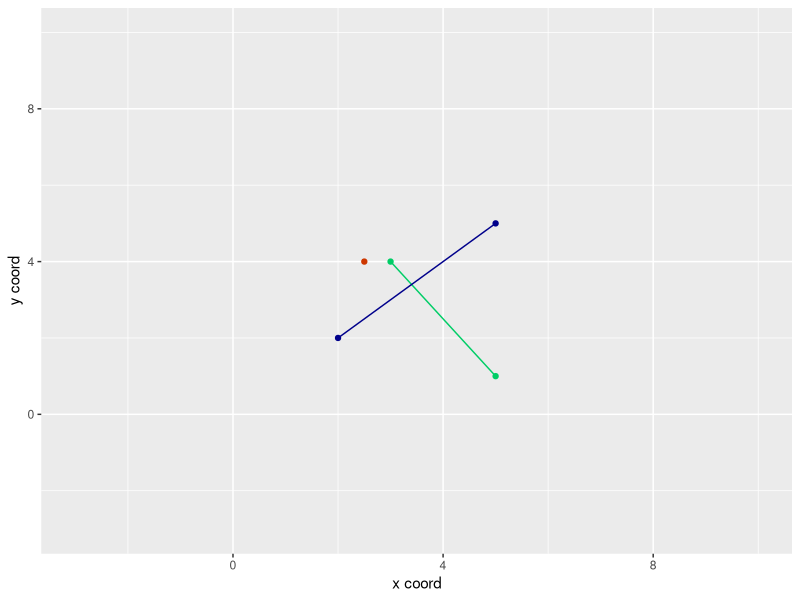
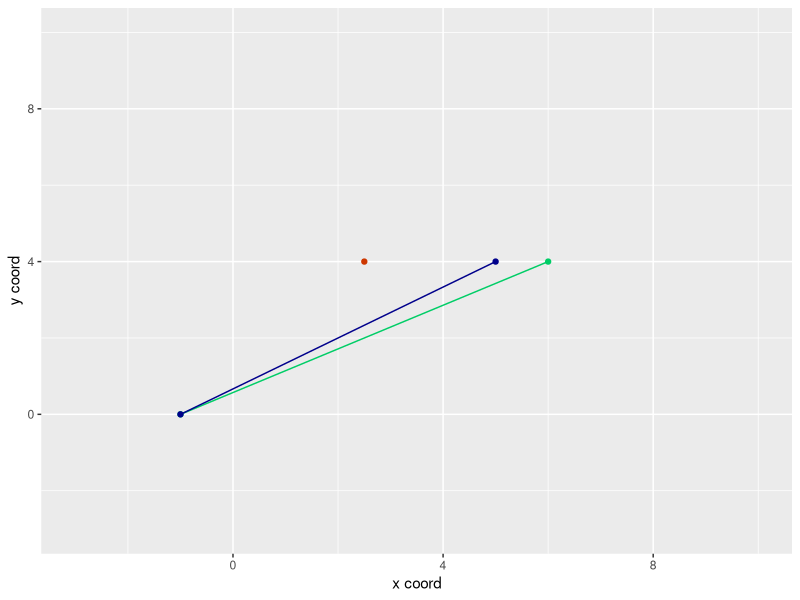
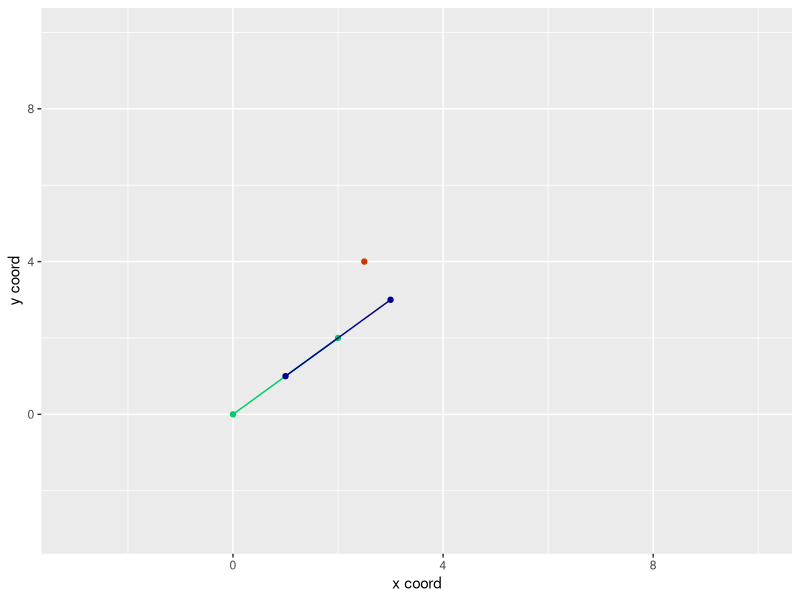
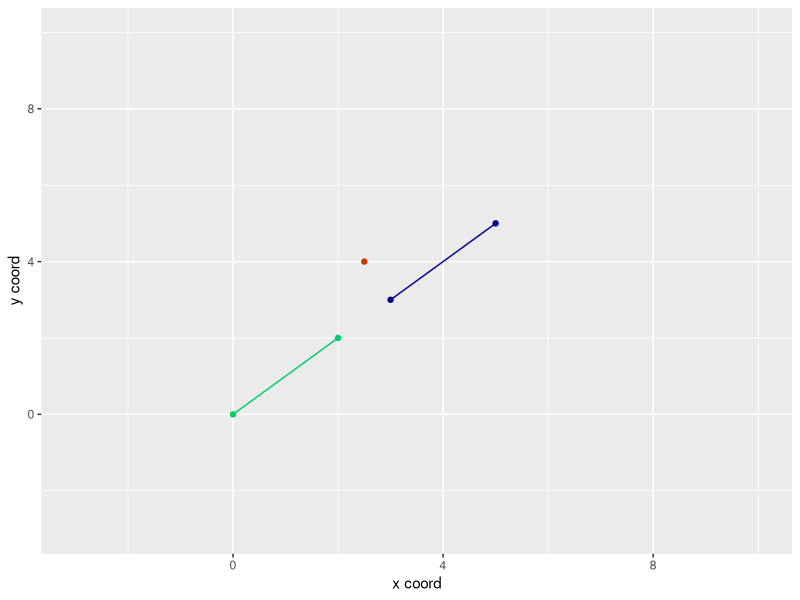
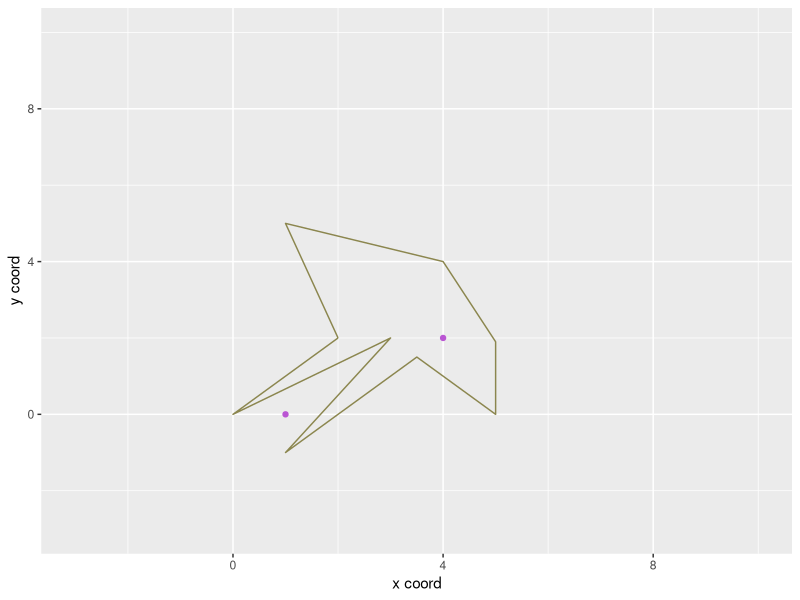

Recreate these plots in R, in order.
setwd("~/wrk/algo/point-in-polygon/")
rm(list = ls())
library(ggplot2)
library(purrr)

# 2d vector cross product function
cross = function(a, b) {
  ## positive = b turns left if placed from head of a
  ## zero     = b does not turn, its same angle as a
  ## negative = b turns right if placed from head of a
  a[[1]] * b[[2]] - a[[2]] * b[[1]]
}

# determine if a point is on left of a line
is_on_left = function(p, s1, s2) {
  if (cross(p - s1, p - s2) > 0)
    return(TRUE)
  return(FALSE)
}

# determine if a point is on right of a line
is_on_right = function(p, s1, s2) {
  if (cross(p - s1, p - s2) < 0)
    return(TRUE)
  return(FALSE)
}

two.segment.intersect = function(a, b, c, d) {
  ## line segment intersection test
  # The two segments are a-b and c-d
  # Case 1: two segments lie on same line and intersect infinitely many points
  # Case 2: segments have a common vertex that is the only intersection points
  # Case 3: there is one intersection point that is not a vertex of
  #         any line segment
  stopifnot(
    length(a) == length(b) && length(b) == length(c)
    && length(c) == length(d) && length(a) == 2
  )
  case1 = FALSE
  case2 = FALSE
  case3 = FALSE
  EPSILON = 1e-9
  # Case 1 - both line segments fall on same line and overlap
  # do vec cross product
  # sort points by x and y
  # check if other segment's point occurs before second point
  # of first segment
  if (abs(cross(b - a, d - c)) < EPSILON) {
    # sort pts
    pts = rbind(a, b, c, d)
    pts = data.frame(pts)
    colnames(pts) = c("x", "y")
    pts = pts[order(pts$y, decreasing = TRUE), ]
    pts = pts[order(pts$x, decreasing = TRUE), ]
    # check if either first two points or last two points
    # equal the points of one of the line segments
    # @NOTE: this == should be fine since we are doing equality of
    # a float with itself, not a float with a different float
    seg1 = rbind(a, b)
    check1 = sum(seg1 == pts[3:4,]) == 4 ||
      sum(seg1 == pts[1:2,]) == 4
    # check if either first two points or last two points
    # equal the points of one of the line segments *in reversed order*
    seg1 = rbind(b, a)
    check2 = sum(seg1 == pts[3:4,]) == 4 ||
      sum(seg1 == pts[1:2,]) == 4
    if (check1 || check2 == TRUE) {
      # print("case1 intersect not detected")
    } else {
      print("case1 (overlapping segments w/ same angle) intersect detected")
      case1 = TRUE
    }
  } else {
    # print("case1 intersect not detected")
  }
  # Case 2: line segments have a common vertex that is
  # the only intersection point
  # check if a == c, a == d, b == c, or b == d
  if (sum(a == c) == 2 ||
      sum(a == d) == 2 || sum(b == c) == 2 || sum(b == d) == 2) {
    print("case2 (shared vertex) intersect detected")
    case2 = TRUE
  } else {
    # print("case2 intersect not detected")
  }
  # Case 3: a--b and c--d intersect at exactly one
  # non-vertex point
  # a and b are on diff sides of line c--d. also points c and d are on
  # diff sides of a line through a--b.
  check1 = (is_on_left(a, c, d) && is_on_right(b, c, d)) ||
    (is_on_left(b, c, d) && is_on_right(a, c, d))
  check2 = (is_on_left(c, a, b) && is_on_right(d, a, b)) ||
    (is_on_left(d, a, b) && is_on_right(c, a, b))
  if (check1 && check2) {
    print("case3 non-vertex intersect at single point")
    case3 = TRUE
  } else {
    # print("case3 intersect not detected")
  }
  if (case1 || case2 || case3) {
    return(TRUE)
  }
  else {
    return(FALSE)
  }
}

#######################################
# Visualize functions
#######################################

# Draw 2 segments and a lone point for testing segment intersection
# and cross functions. Note that the segments are given in ggplot
# format as lists of xs and ys rather than paired as points.
# This could easily be refactored to pass in a data.frame or a list
# of points instead.
visualize.segments = function(xsegs1,
                              ysegs1,
                              xsegs2,
                              ysegs2,
                              xlonepoint,
                              ylonepoint) {
  df1 = cbind(xsegs1, ysegs1) %>% data.frame
  df2 = cbind(xsegs2, ysegs2) %>% data.frame
  df3 = c(xlonepoint, ylonepoint) %>% t %>% data.frame
  colnames(df3) = c("xlonepoint", "ylonepoint")
  ptcol = c("1" = "springgreen3", "2" = "blue4", "3" = "orangered3")
  ggplot() +
    xlim(c(-3, 10)) +
    ylim(c(-3, 10)) +
    layer(
      data = df1,
      mapping = aes(x = xsegs1, y = ysegs1, color = "1"),
      stat = "identity",
      position = "identity",
      geom = "path"
    ) + geom_point(aes(x = xsegs1, y = ysegs1, color = "1")) +
    geom_point(aes(x = xlonepoint, y = ylonepoint, color = "3")) +
    layer(
      data = df2,
      stat = "identity",
      position = "identity",
      geom = "path",
      mapping = aes(x = xsegs2, y = ysegs2, color = "2"),
    ) + geom_point(aes(x = xsegs2, y = ysegs2, color = "2")) +
    theme(legend.position = "none") +
    xlab("x coord") + ylab("y coord") +
    scale_color_manual(values = ptcol)
}

# visualize polygon and several points
# polydf is a data.frame of points with x in the first col and y in the second
# pts is a list of 2-vectors with each point given as (x,y)
visualize.poly = function(polydf, pts) {
  stopifnot(pts %>% class == "list")
  stopifnot(length(pts[[1]]) == 2)
  # change pts data into a data.frame in the right format for ggplot
  pts = data.frame(pts %>% data.frame %>% t)
  colnames(pts) = c("x", "y")
  ptcol = c(
    "1" = "springgreen3",
    "2" = "blue4",
    "3" = "orangered3",
    "4" = "mediumorchid",
    "5" = "khaki4"
  )
  ggplot() +
    xlim(c(-3, 10)) +
    ylim(c(-3, 10)) +
    layer(
      data = polydf,
      mapping = aes(x = xs, y = ys, color = "5"),
      stat = "identity",
      position = "identity",
      geom = "path"
    ) +
    scale_color_manual(values = ptcol) +
    layer(
      data = pts,
      mapping = aes(x = x, y = y, color = "4"),
      stat = "identity",
      position = "identity",
      geom = "point"
    ) +
    theme(legend.position = "none") +
    xlab("x coord") + ylab("y coord")
}

# Determine if a given point is *inside* or *outside* of a polygon
is.point.inside.poly = function(poly, pt) {
  # Pick arbitrary direction.
  # Cast a ray by building a segment from the point in arbitrary direction
  # with a very long length.
  # Loop through polygon segments and add 1 to a counter for each segment
  # that the ray intersects.
  # If the counter is 0,2,4, etc then the point is outside the polygon.
  # if the counter is 1,3,5, etc then the point is inside the polygon.
  ray = list(pt, pt + c(10, 0)) # select zero degree direction
  # 1 2 3 4 5 6 7 8 9 10
  #  - - - - - - - - -
  count = 0 
  for (i in 1:(length(poly[, 1]) - 1)) {
    # cat("checking if [", ray[[1]], ",", ray[[2]], "] intersects ")
    # cat("[", unlist(poly[i, ]), ",", unlist(poly[i +1, ]), "]\n")
    
    if (two.segment.intersect(ray[[1]], ray[[2]], 
                              unlist(poly[i, ]), unlist(poly[i +1, ]))) {
      count = count + 1
    }
  }
  
  if (count %% 2 == 0)  { cat("count is ", count, "\n"); return(FALSE) }
  cat("count is ", count, "\n");
  return(TRUE)
} 

#########################################
# which side of blue line is red
# point on
#########################################
xsegs1 = c(3, 5)
ysegs1 = c(4, 1)
xsegs2 = c(2, 5)
ysegs2 = c(2, 5)
xlonepoint = c(2.5)
ylonepoint = c(4)
p = c(xlonepoint, ylonepoint)
s1 = c(xsegs2[[1]], ysegs2[[1]])
s2 = c(xsegs2[[2]], ysegs2[[2]])
visualize.segments(xsegs1, ysegs1, xsegs2, ysegs2, xlonepoint, ylonepoint)
cat("Demo1: is_on_left(p,s1,s2)\nexpected = TRUE")
cat("result =", is_on_left(p, s1, s2), "\n")
cat("Demo2: is_on_right(p,s1,s2)\nexpected = FALSE")
cat("result =", is_on_right(p, s1, s2), "\n")

########################################
# intersection test - non-vertex intersect
########################################
a = c(xsegs2[[1]], ysegs2[[1]])
b = c(xsegs2[[2]], ysegs2[[2]])
c = c(xsegs1[[1]], ysegs1[[1]])
d = c(xsegs1[[2]], ysegs1[[2]])
two.segment.intersect(a, b, c, d)

########################################
# intersection test - shared vertex
########################################
xsegs1 = c(-1, 6)
ysegs1 = c(0, 4)
xsegs2 = c(-1, 5)
ysegs2 = c(0, 4)
a = c(xsegs2[[1]], ysegs2[[1]])
b = c(xsegs2[[2]], ysegs2[[2]])
c = c(xsegs1[[1]], ysegs1[[1]])
d = c(xsegs1[[2]], ysegs1[[2]])
visualize.segments(xsegs1, ysegs1, xsegs2, ysegs2, xlonepoint, ylonepoint)
two.segment.intersect(a, b, c, d)

########################################
# intersection test  - overlapping, same angle
########################################
xsegs1 = c(0, 2)
ysegs1 = c(0, 2)
xsegs2 = c(1, 3)
ysegs2 = c(1, 3)
a = c(xsegs2[[1]], ysegs2[[1]])
b = c(xsegs2[[2]], ysegs2[[2]])
c = c(xsegs1[[1]], ysegs1[[1]])
d = c(xsegs1[[2]], ysegs1[[2]])
visualize.segments(xsegs1, ysegs1, xsegs2, ysegs2, xlonepoint, ylonepoint)
two.segment.intersect(a, b, c, d)

########################################
# intersection test - non overlapping, same angle
########################################
xsegs1 = c(0, 2)
ysegs1 = c(0, 2)
xsegs2 = c(3, 5)
ysegs2 = c(3, 5)
a = c(xsegs2[[1]], ysegs2[[1]])
b = c(xsegs2[[2]], ysegs2[[2]])
c = c(xsegs1[[1]], ysegs1[[1]])
d = c(xsegs1[[2]], ysegs1[[2]])
visualize.segments(xsegs1, ysegs1, xsegs2, ysegs2, xlonepoint, ylonepoint)
two.segment.intersect(a, b, c, d)

#########################################
# Unaddressed corner case
#########################################
# TODO: There is an unaddressed corner case when two segments intersect at
# one of their vertices but dont share a common vertex. This is shown by
# the following
two.segment.intersect(c(4,2),c(14,2), c(4,4),c(5,2))


########################################
# Point inside polygon
########################################
xs = strsplit("2 1 4 5 +5. 3.5 +1 3 0 2", ' ') %>% unlist %>% as.double
ys = strsplit("2 5 4 1.9 0 1.5 -1 2 0 2", ' ') %>% unlist %>% as.double
polydf = data.frame(cbind(xs, ys))
# test points constructed as xy
p1 = c(4, 2)
p2 = c(1, 0)
visualize.poly(polydf, list(p1, p2))

########################################
# Test if purple points are inside polygon
########################################
is.point.inside.poly(polydf, p1) # should be TRUE 
is.point.inside.poly(polydf, p2) # should be FALSE
